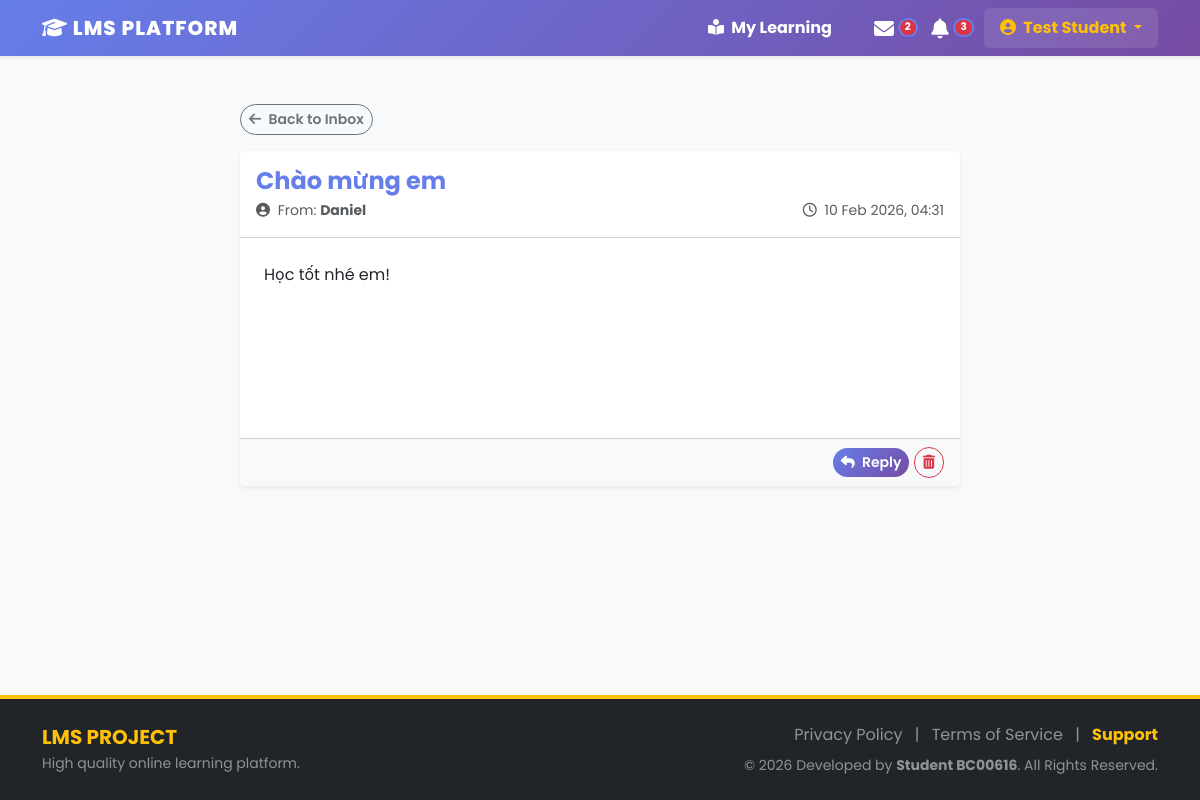
/public/message/detail/2 (signed in), run on an earlier commit of the app's database.
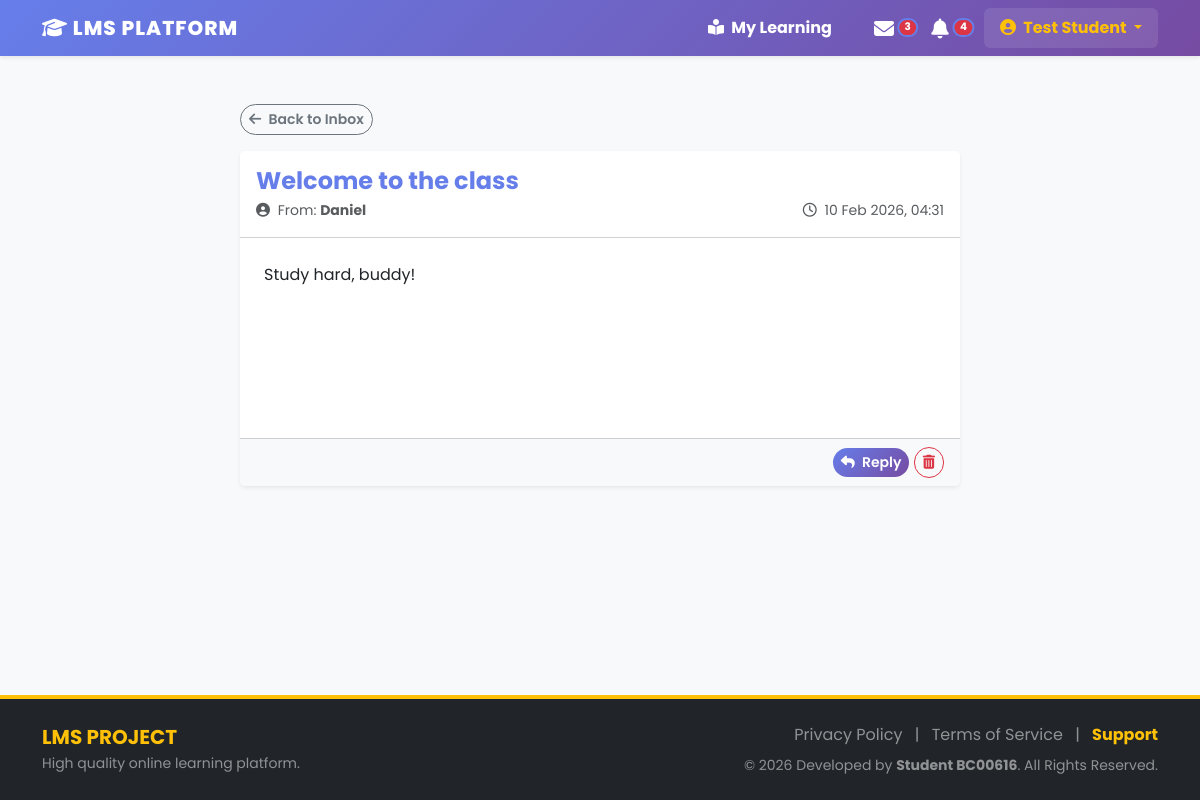
And on a later commit of the database.
### tables this page shows
CREATE TABLE `messages` (
  `id` int(11) NOT NULL,
  `sender_id` int(11) NOT NULL,
  `receiver_id` int(11) NOT NULL,
  `subject` varchar(255) NOT NULL,
  `message` text NOT NULL,
  `is_read` tinyint(1) DEFAULT 0,
  `created_at` timestamp NOT NULL DEFAULT current_timestamp()
);

CREATE TABLE `users` (
  `id` int(11) NOT NULL,
  `fullname` varchar(100) NOT NULL,
  `email` varchar(100) NOT NULL,
  `password` varchar(255) NOT NULL,
  `role` enum('admin','instructor','student') DEFAULT 'student',
  `avatar` varchar(255) DEFAULT NULL,
  `bio` text DEFAULT NULL,
  `created_at` timestamp NOT NULL DEFAULT current_timestamp(),
  `updated_at` timestamp NOT NULL DEFAULT current_timestamp() ON UPDATE current_timestamp()
);

### app/Controllers/MessageController.php (called while the page is built, shortened)
<?php
class MessageController extends Controller {
    public function detail($id) {
        $db = new Database();
        $conn = $db->connect();
        $sql = "SELECT m.*, u.fullname as sender_name
                FROM messages m
                JOIN users u ON m.sender_id = u.id
                WHERE m.id = ? AND m.receiver_id = ?";
        $stmt = $conn->prepare($sql);
        $stmt->execute([$id, $_SESSION['user_id']]);
        $message = $stmt->fetch(PDO::FETCH_ASSOC);
        $this->view('messages/detail', [
            'title' => $message['subject'],
            'message' => $message
        ]);
    }
}

### public/index.php (called while the page is built, shortened)
<?php
$app = new App();

### app/Views/messages/detail.php (the view)
<?php require_once '../app/Views/inc/header.php'; ?>
<div class="container mt-4 mb-5">
    <div class="row justify-content-center">
        <div class="col-md-8">
            <a href="/LMS_Project/public/message/index" class="btn btn-outline-secondary btn-sm mb-3">
                <i class="fas fa-arrow-left me-1"></i> Back to Inbox
            </a>
            <div class="card shadow-sm border-0">
                <div class="card-header bg-white py-3">
                    <h4 class="mb-1 text-primary fw-bold"><?= htmlspecialchars($data['message']['subject']) ?></h4>
                    <div class="d-flex justify-content-between align-items-center text-muted small">
                        <span>
                            <i class="fas fa-user-circle me-1"></i> From: <strong><?= htmlspecialchars($data['message']['sender_name']) ?></strong>
                        </span>
                        <span>
                            <i class="far fa-clock me-1"></i> <?= date('d M Y, H:i', strtotime($data['message']['created_at'])) ?>
                        </span>
                    </div>
                </div>
                <div class="card-body p-4" style="min-height: 200px; line-height: 1.6;">
                    <?= nl2br(htmlspecialchars($data['message']['message'])) ?>
                </div>
                <div class="card-footer bg-light text-end">
                    <button class="btn btn-primary btn-sm" onclick="alert('Reply feature coming soon!')">
                        <i class="fas fa-reply me-1"></i> Reply
                    </button>
                    <a href="/LMS_Project/public/message/delete/<?= $data['message']['id'] ?>" class="btn btn-outline-danger btn-sm" onclick="return confirm('Delete this message?');">
                        <i class="fas fa-trash-alt"></i>
                    </a>
                </div>
            </div>
        </div>
    </div>
</div>
<?php require_once '../app/Views/inc/footer.php'; ?>

### app/Views/inc/header.php (shortened to what the changed rows need)
<?php
$msgCount = 0;
$notiCount = 0;
if (isset($_SESSION['user_id'])) {
    $dbNav = new Database();
    $connNav = $dbNav->connect();
    $stmtMsg = $connNav->prepare("SELECT COUNT(*) FROM messages WHERE receiver_id = ? AND is_read = 0");
    $stmtMsg->execute([$_SESSION['user_id']]);
    $msgCount = $stmtMsg->fetchColumn();
    $stmtNoti = $connNav->prepare("SELECT COUNT(*) FROM notifications WHERE user_id = ? AND is_read = 0");
    $stmtNoti->execute([$_SESSION['user_id']]);
    $notiCount = $stmtNoti->fetchColumn();
}
?>
<!DOCTYPE html>
<html lang="en">
<head>
    <link href="https://cdn.jsdelivr.net/npm/bootstrap@5.3.0/dist/css/bootstrap.min.css" rel="stylesheet">
    <link rel="stylesheet" href="https://cdnjs.cloudflare.com/ajax/libs/font-awesome/6.4.0/css/all.min.css">
    <link rel="stylesheet" href="/LMS_Project/public/css/style.css">
</head>
<body>
<nav class="navbar navbar-expand-lg navbar-dark bg-primary mb-4 shadow-sm sticky-top">
    <div class="container">
        <a class="navbar-brand" href="/LMS_Project/public/home/index">
            <i class="fas fa-graduation-cap"></i> LMS PLATFORM
        </a>
        <div class="collapse navbar-collapse" id="navbarNav">
            <ul class="navbar-nav ms-auto align-items-center">
                <?php if (isset($_SESSION['user_id'])): ?>
                    <?php if($_SESSION['user_role'] === 'student'): ?>
                        <li class="nav-item me-3 nav-role-item">
                            <a class="nav-link text-white fw-bold" href="/LMS_Project/public/course/my_learning">
                                <i class="fas fa-book-reader me-1"></i> My Learning
                            </a>
                        </li>
                    <?php endif; ?>
                    <li class="nav-item nav-icon-item d-none d-lg-block">
                        <a class="nav-link text-white d-flex align-items-center justify-content-center" href="/LMS_Project/public/message/index" title="Messages">
                            <i class="fas fa-envelope fa-lg"></i>
                            <?php if ($msgCount > 0): ?>
                                <span class="badge rounded-pill bg-danger notification-badge">
                                    <?= $msgCount > 99 ? '99+' : $msgCount ?>
                                </span>
                            <?php endif; ?>
                        </a>
                    </li>
                    <li class="nav-item nav-icon-item me-3 d-none d-lg-block">
                        <a class="nav-link text-white d-flex align-items-center justify-content-center" href="/LMS_Project/public/profile/notifications" title="Notifications">
                            <i class="fas fa-bell fa-lg"></i>
                            <?php if ($notiCount > 0): ?>
                                <span class="badge rounded-pill bg-danger notification-badge">
                                    <?= $notiCount > 99 ? '99+' : $notiCount ?>
                                </span>
                            <?php endif; ?>
                        </a>
                    </li>
                    <li class="nav-item dropdown nav-user-dropdown">
                        <a class="nav-link dropdown-toggle text-warning fw-bold bg-white bg-opacity-10 rounded px-3" href="#" role="button" data-bs-toggle="dropdown">
                            <i class="fas fa-user-circle me-1"></i> <?= htmlspecialchars($_SESSION['user_name']) ?>
                        </a>
                    </li>
                <?php else: ?>
                    <li class="nav-item"><a class="nav-link text-white fw-semibold" href="/LMS_Project/public/auth/login">Log In</a></li>
                    <li class="nav-item ms-2"><a class="btn btn-warning fw-bold shadow-sm" href="/LMS_Project/public/auth/register">Sign Up Free</a></li>
                <?php endif; ?>
            </ul>
        </div>
    </div>
</nav>
<div class="container mb-5">

What changed in the data, as far as the page shows it:
changed messages "Daniel": subject "Chào mừng em" → "Welcome to the class"; message "Học tốt nhé em!" → "Study hard, buddy!"
Also different on the page:
$msgCount: "2" → "3"
$notiCount: "3" → "4"
